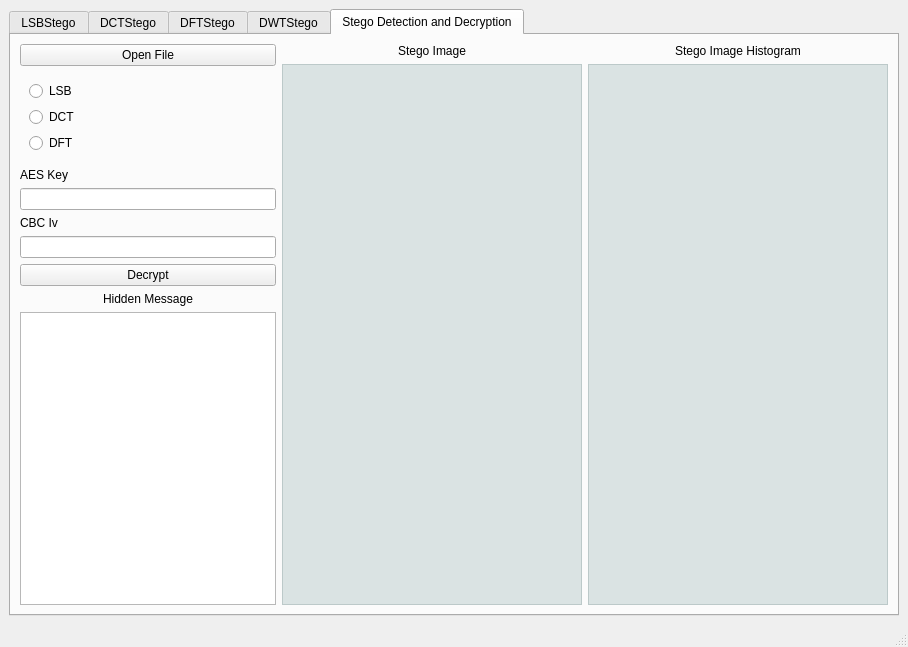
<?xml version="1.0" encoding="UTF-8"?>
<ui version="4.0">
 <class>SteganographyProject</class>
 <widget class="QMainWindow" name="SteganographyProject">
  <property name="geometry">
   <rect>
    <x>0</x>
    <y>0</y>
    <width>908</width>
    <height>647</height>
   </rect>
  </property>
  <property name="windowTitle">
   <string>SteganographyProject</string>
  </property>
  <widget class="QWidget" name="centralwidget">
   <layout class="QHBoxLayout" name="horizontalLayout_2">
    <item>
     <widget class="QTabWidget" name="tabWidget">
      <property name="currentIndex">
       <number>4</number>
      </property>
      <widget class="QWidget" name="tab">
       <attribute name="title">
        <string>LSBStego</string>
       </attribute>
       <layout class="QHBoxLayout" name="horizontalLayout">
        <item>
         <layout class="QVBoxLayout" name="verticalLayout">
          <item>
           <widget class="QPushButton" name="btnLSBStegoOpen">
            <property name="text">
             <string>Open File</string>
            </property>
           </widget>
          </item>
          <item>
           <widget class="QWidget" name="widget_2" native="true">
            <property name="sizePolicy">
             <sizepolicy hsizetype="Fixed" vsizetype="Expanding">
              <horstretch>0</horstretch>
              <verstretch>0</verstretch>
             </sizepolicy>
            </property>
            <layout class="QVBoxLayout" name="verticalLayout_2">
             <item>
              <widget class="QLabel" name="lblLSBMessage">
               <property name="enabled">
                <bool>false</bool>
               </property>
               <property name="sizePolicy">
                <sizepolicy hsizetype="Minimum" vsizetype="Fixed">
                 <horstretch>0</horstretch>
                 <verstretch>0</verstretch>
                </sizepolicy>
               </property>
               <property name="text">
                <string>Hidden Message</string>
               </property>
               <property name="alignment">
                <set>Qt::AlignCenter</set>
               </property>
              </widget>
             </item>
             <item>
              <widget class="QPlainTextEdit" name="pteLSB">
               <property name="enabled">
                <bool>false</bool>
               </property>
               <property name="sizePolicy">
                <sizepolicy hsizetype="Fixed" vsizetype="Expanding">
                 <horstretch>0</horstretch>
                 <verstretch>0</verstretch>
                </sizepolicy>
               </property>
              </widget>
             </item>
            </layout>
           </widget>
          </item>
          <item>
           <widget class="QLabel" name="lblLSBKey">
            <property name="enabled">
             <bool>false</bool>
            </property>
            <property name="text">
             <string>AES Key</string>
            </property>
           </widget>
          </item>
          <item>
           <widget class="QLineEdit" name="ldtLSBKey">
            <property name="enabled">
             <bool>false</bool>
            </property>
            <property name="sizePolicy">
             <sizepolicy hsizetype="Preferred" vsizetype="Maximum">
              <horstretch>0</horstretch>
              <verstretch>0</verstretch>
             </sizepolicy>
            </property>
            <property name="maxLength">
             <number>16</number>
            </property>
           </widget>
          </item>
          <item>
           <widget class="QLabel" name="lblLSBIV">
            <property name="enabled">
             <bool>false</bool>
            </property>
            <property name="text">
             <string>CBC Iv</string>
            </property>
           </widget>
          </item>
          <item>
           <widget class="QLineEdit" name="ldtLSBIV">
            <property name="enabled">
             <bool>false</bool>
            </property>
            <property name="sizePolicy">
             <sizepolicy hsizetype="Preferred" vsizetype="Fixed">
              <horstretch>0</horstretch>
              <verstretch>0</verstretch>
             </sizepolicy>
            </property>
            <property name="maxLength">
             <number>16</number>
            </property>
           </widget>
          </item>
          <item>
           <widget class="QLabel" name="lblLSBHexLength">
            <property name="enabled">
             <bool>false</bool>
            </property>
            <property name="text">
             <string>HexLength:</string>
            </property>
           </widget>
          </item>
          <item>
           <widget class="QPushButton" name="btnLSBStegoExecute">
            <property name="enabled">
             <bool>false</bool>
            </property>
            <property name="text">
             <string>LSB Stego</string>
            </property>
           </widget>
          </item>
          <item>
           <widget class="QPushButton" name="btnLSBStegoExport">
            <property name="enabled">
             <bool>false</bool>
            </property>
            <property name="text">
             <string>Export Stego Image</string>
            </property>
           </widget>
          </item>
         </layout>
        </item>
        <item>
         <layout class="QGridLayout" name="gridLayout">
          <item row="5" column="1">
           <widget class="QLabel" name="label_5">
            <property name="sizePolicy">
             <sizepolicy hsizetype="Preferred" vsizetype="Fixed">
              <horstretch>0</horstretch>
              <verstretch>0</verstretch>
             </sizepolicy>
            </property>
            <property name="text">
             <string>LSB of Stego Image</string>
            </property>
            <property name="alignment">
             <set>Qt::AlignCenter</set>
            </property>
           </widget>
          </item>
          <item row="6" column="1">
           <widget class="QGraphicsView" name="grvStegoLSB0">
            <property name="sizePolicy">
             <sizepolicy hsizetype="Expanding" vsizetype="Expanding">
              <horstretch>0</horstretch>
              <verstretch>0</verstretch>
             </sizepolicy>
            </property>
            <property name="styleSheet">
             <string notr="true">background-color: rgba(83, 125, 125, 50);</string>
            </property>
            <property name="verticalScrollBarPolicy">
             <enum>Qt::ScrollBarAlwaysOff</enum>
            </property>
            <property name="horizontalScrollBarPolicy">
             <enum>Qt::ScrollBarAlwaysOff</enum>
            </property>
            <property name="sizeAdjustPolicy">
             <enum>QAbstractScrollArea::AdjustToContents</enum>
            </property>
           </widget>
          </item>
          <item row="2" column="0">
           <widget class="QGraphicsView" name="grvLSBOri">
            <property name="sizePolicy">
             <sizepolicy hsizetype="Expanding" vsizetype="Expanding">
              <horstretch>0</horstretch>
              <verstretch>0</verstretch>
             </sizepolicy>
            </property>
            <property name="styleSheet">
             <string notr="true">background-color: rgba(83, 125, 125, 50);</string>
            </property>
            <property name="verticalScrollBarPolicy">
             <enum>Qt::ScrollBarAlwaysOff</enum>
            </property>
            <property name="horizontalScrollBarPolicy">
             <enum>Qt::ScrollBarAlwaysOff</enum>
            </property>
            <property name="sizeAdjustPolicy">
             <enum>QAbstractScrollArea::AdjustToContents</enum>
            </property>
           </widget>
          </item>
          <item row="2" column="1">
           <widget class="QGraphicsView" name="grvOriLSB0">
            <property name="sizePolicy">
             <sizepolicy hsizetype="Expanding" vsizetype="Expanding">
              <horstretch>0</horstretch>
              <verstretch>0</verstretch>
             </sizepolicy>
            </property>
            <property name="styleSheet">
             <string notr="true">background-color: rgba(83, 125, 125, 50);</string>
            </property>
            <property name="verticalScrollBarPolicy">
             <enum>Qt::ScrollBarAlwaysOff</enum>
            </property>
            <property name="horizontalScrollBarPolicy">
             <enum>Qt::ScrollBarAlwaysOff</enum>
            </property>
            <property name="sizeAdjustPolicy">
             <enum>QAbstractScrollArea::AdjustToContents</enum>
            </property>
           </widget>
          </item>
          <item row="1" column="0">
           <widget class="QLabel" name="label_3">
            <property name="sizePolicy">
             <sizepolicy hsizetype="Preferred" vsizetype="Fixed">
              <horstretch>0</horstretch>
              <verstretch>0</verstretch>
             </sizepolicy>
            </property>
            <property name="text">
             <string>Original Image</string>
            </property>
            <property name="alignment">
             <set>Qt::AlignCenter</set>
            </property>
           </widget>
          </item>
          <item row="6" column="0">
           <widget class="QGraphicsView" name="grvLSBStego">
            <property name="sizePolicy">
             <sizepolicy hsizetype="Expanding" vsizetype="Expanding">
              <horstretch>0</horstretch>
              <verstretch>0</verstretch>
             </sizepolicy>
            </property>
            <property name="styleSheet">
             <string notr="true">background-color: rgba(83, 125, 125, 50);</string>
            </property>
            <property name="verticalScrollBarPolicy">
             <enum>Qt::ScrollBarAlwaysOff</enum>
            </property>
            <property name="horizontalScrollBarPolicy">
             <enum>Qt::ScrollBarAlwaysOff</enum>
            </property>
            <property name="sizeAdjustPolicy">
             <enum>QAbstractScrollArea::AdjustToContents</enum>
            </property>
           </widget>
          </item>
          <item row="5" column="0">
           <widget class="QLabel" name="label_4">
            <property name="sizePolicy">
             <sizepolicy hsizetype="Preferred" vsizetype="Fixed">
              <horstretch>0</horstretch>
              <verstretch>0</verstretch>
             </sizepolicy>
            </property>
            <property name="text">
             <string>Stego Image</string>
            </property>
            <property name="alignment">
             <set>Qt::AlignCenter</set>
            </property>
           </widget>
          </item>
          <item row="1" column="1">
           <widget class="QLabel" name="label_6">
            <property name="sizePolicy">
             <sizepolicy hsizetype="Preferred" vsizetype="Fixed">
              <horstretch>0</horstretch>
              <verstretch>0</verstretch>
             </sizepolicy>
            </property>
            <property name="text">
             <string>LSB of Original Image</string>
            </property>
            <property name="alignment">
             <set>Qt::AlignCenter</set>
            </property>
           </widget>
          </item>
         </layout>
        </item>
       </layout>
      </widget>
      <widget class="QWidget" name="tab_2">
       <attribute name="title">
        <string>DCTStego</string>
       </attribute>
       <layout class="QHBoxLayout" name="horizontalLayout_3">
        <item>
         <layout class="QVBoxLayout" name="verticalLayout_4">
          <item>
           <widget class="QPushButton" name="btnDCTStegoOpen">
            <property name="text">
             <string>Open File</string>
            </property>
           </widget>
          </item>
          <item>
           <widget class="QWidget" name="widget_3" native="true">
            <property name="sizePolicy">
             <sizepolicy hsizetype="Fixed" vsizetype="Expanding">
              <horstretch>0</horstretch>
              <verstretch>0</verstretch>
             </sizepolicy>
            </property>
            <layout class="QVBoxLayout" name="verticalLayout_3">
             <item>
              <widget class="QLabel" name="lblDCTMessage">
               <property name="enabled">
                <bool>false</bool>
               </property>
               <property name="sizePolicy">
                <sizepolicy hsizetype="Minimum" vsizetype="Fixed">
                 <horstretch>0</horstretch>
                 <verstretch>0</verstretch>
                </sizepolicy>
               </property>
               <property name="text">
                <string>Hidden Message</string>
               </property>
               <property name="alignment">
                <set>Qt::AlignCenter</set>
               </property>
              </widget>
             </item>
             <item>
              <widget class="QPlainTextEdit" name="pteDCT">
               <property name="enabled">
                <bool>false</bool>
               </property>
               <property name="sizePolicy">
                <sizepolicy hsizetype="Fixed" vsizetype="Expanding">
                 <horstretch>0</horstretch>
                 <verstretch>0</verstretch>
                </sizepolicy>
               </property>
              </widget>
             </item>
            </layout>
           </widget>
          </item>
          <item>
           <widget class="QLabel" name="lblDCTKey">
            <property name="enabled">
             <bool>false</bool>
            </property>
            <property name="text">
             <string>AES Key</string>
            </property>
           </widget>
          </item>
          <item>
           <widget class="QLineEdit" name="ldtDCTKey">
            <property name="enabled">
             <bool>false</bool>
            </property>
            <property name="sizePolicy">
             <sizepolicy hsizetype="Preferred" vsizetype="Maximum">
              <horstretch>0</horstretch>
              <verstretch>0</verstretch>
             </sizepolicy>
            </property>
            <property name="maxLength">
             <number>16</number>
            </property>
           </widget>
          </item>
          <item>
           <widget class="QLabel" name="lblDCTIV">
            <property name="enabled">
             <bool>false</bool>
            </property>
            <property name="text">
             <string>CBC Iv</string>
            </property>
           </widget>
          </item>
          <item>
           <widget class="QLineEdit" name="ldtDCTIV">
            <property name="enabled">
             <bool>false</bool>
            </property>
            <property name="sizePolicy">
             <sizepolicy hsizetype="Preferred" vsizetype="Fixed">
              <horstretch>0</horstretch>
              <verstretch>0</verstretch>
             </sizepolicy>
            </property>
            <property name="maxLength">
             <number>16</number>
            </property>
           </widget>
          </item>
          <item>
           <widget class="QLabel" name="lblDCTHexLength">
            <property name="enabled">
             <bool>false</bool>
            </property>
            <property name="text">
             <string>HexLength:</string>
            </property>
           </widget>
          </item>
          <item>
           <widget class="QPushButton" name="btnDCTStegoExecute">
            <property name="enabled">
             <bool>false</bool>
            </property>
            <property name="text">
             <string>DCT Stego</string>
            </property>
           </widget>
          </item>
          <item>
           <widget class="QPushButton" name="btnDCTStegoExport">
            <property name="enabled">
             <bool>false</bool>
            </property>
            <property name="text">
             <string>Export Stego Image</string>
            </property>
           </widget>
          </item>
         </layout>
        </item>
        <item>
         <layout class="QGridLayout" name="gridLayout_2">
          <item row="0" column="1">
           <widget class="QLabel" name="label_17">
            <property name="text">
             <string>TextLabel</string>
            </property>
            <property name="alignment">
             <set>Qt::AlignCenter</set>
            </property>
           </widget>
          </item>
          <item row="2" column="0">
           <widget class="QLabel" name="label_15">
            <property name="text">
             <string>Stego Image</string>
            </property>
            <property name="alignment">
             <set>Qt::AlignCenter</set>
            </property>
           </widget>
          </item>
          <item row="3" column="0">
           <widget class="QGraphicsView" name="grvDCTStego">
            <property name="sizePolicy">
             <sizepolicy hsizetype="Expanding" vsizetype="Expanding">
              <horstretch>0</horstretch>
              <verstretch>0</verstretch>
             </sizepolicy>
            </property>
            <property name="styleSheet">
             <string notr="true">background-color: rgba(83, 125, 125, 50);</string>
            </property>
            <property name="verticalScrollBarPolicy">
             <enum>Qt::ScrollBarAlwaysOff</enum>
            </property>
            <property name="horizontalScrollBarPolicy">
             <enum>Qt::ScrollBarAlwaysOff</enum>
            </property>
            <property name="sizeAdjustPolicy">
             <enum>QAbstractScrollArea::AdjustToContents</enum>
            </property>
           </widget>
          </item>
          <item row="2" column="1">
           <widget class="QLabel" name="label_16">
            <property name="text">
             <string>TextLabel</string>
            </property>
            <property name="alignment">
             <set>Qt::AlignCenter</set>
            </property>
           </widget>
          </item>
          <item row="1" column="1">
           <widget class="QGraphicsView" name="grvDCTOriSpect">
            <property name="sizePolicy">
             <sizepolicy hsizetype="Expanding" vsizetype="Expanding">
              <horstretch>0</horstretch>
              <verstretch>0</verstretch>
             </sizepolicy>
            </property>
            <property name="styleSheet">
             <string notr="true">background-color: rgba(83, 125, 125, 50);</string>
            </property>
            <property name="verticalScrollBarPolicy">
             <enum>Qt::ScrollBarAlwaysOff</enum>
            </property>
            <property name="horizontalScrollBarPolicy">
             <enum>Qt::ScrollBarAlwaysOff</enum>
            </property>
            <property name="sizeAdjustPolicy">
             <enum>QAbstractScrollArea::AdjustToContents</enum>
            </property>
           </widget>
          </item>
          <item row="0" column="0">
           <widget class="QLabel" name="label_14">
            <property name="text">
             <string>Original Image</string>
            </property>
            <property name="alignment">
             <set>Qt::AlignCenter</set>
            </property>
           </widget>
          </item>
          <item row="3" column="1">
           <widget class="QGraphicsView" name="grvDCTStegoSpect">
            <property name="sizePolicy">
             <sizepolicy hsizetype="Expanding" vsizetype="Expanding">
              <horstretch>0</horstretch>
              <verstretch>0</verstretch>
             </sizepolicy>
            </property>
            <property name="styleSheet">
             <string notr="true">background-color: rgba(83, 125, 125, 50);</string>
            </property>
            <property name="verticalScrollBarPolicy">
             <enum>Qt::ScrollBarAlwaysOff</enum>
            </property>
            <property name="horizontalScrollBarPolicy">
             <enum>Qt::ScrollBarAlwaysOff</enum>
            </property>
            <property name="sizeAdjustPolicy">
             <enum>QAbstractScrollArea::AdjustToContents</enum>
            </property>
           </widget>
          </item>
          <item row="1" column="0">
           <widget class="QGraphicsView" name="grvDCTOri">
            <property name="sizePolicy">
             <sizepolicy hsizetype="Expanding" vsizetype="Expanding">
              <horstretch>0</horstretch>
              <verstretch>0</verstretch>
             </sizepolicy>
            </property>
            <property name="styleSheet">
             <string notr="true">background-color: rgba(83, 125, 125, 50);</string>
            </property>
            <property name="verticalScrollBarPolicy">
             <enum>Qt::ScrollBarAlwaysOff</enum>
            </property>
            <property name="horizontalScrollBarPolicy">
             <enum>Qt::ScrollBarAlwaysOff</enum>
            </property>
            <property name="sizeAdjustPolicy">
             <enum>QAbstractScrollArea::AdjustToContents</enum>
            </property>
           </widget>
          </item>
         </layout>
        </item>
       </layout>
      </widget>
      <widget class="QWidget" name="tab_3">
       <attribute name="title">
        <string>DFTStego</string>
       </attribute>
       <widget class="QWidget" name="layoutWidget">
        <property name="geometry">
         <rect>
          <x>30</x>
          <y>20</y>
          <width>280</width>
          <height>459</height>
         </rect>
        </property>
        <layout class="QVBoxLayout" name="verticalLayout_5">
         <item>
          <widget class="QPushButton" name="btnDCTStegoOpen_2">
           <property name="text">
            <string>Open File</string>
           </property>
          </widget>
         </item>
         <item>
          <widget class="QWidget" name="widget_4" native="true">
           <property name="sizePolicy">
            <sizepolicy hsizetype="Fixed" vsizetype="Expanding">
             <horstretch>0</horstretch>
             <verstretch>0</verstretch>
            </sizepolicy>
           </property>
           <layout class="QVBoxLayout" name="verticalLayout_6">
            <item>
             <widget class="QLabel" name="lblDCTMessage_2">
              <property name="enabled">
               <bool>false</bool>
              </property>
              <property name="sizePolicy">
               <sizepolicy hsizetype="Minimum" vsizetype="Fixed">
                <horstretch>0</horstretch>
                <verstretch>0</verstretch>
               </sizepolicy>
              </property>
              <property name="text">
               <string>Hidden Message</string>
              </property>
              <property name="alignment">
               <set>Qt::AlignCenter</set>
              </property>
             </widget>
            </item>
            <item>
             <widget class="QPlainTextEdit" name="pteDCT_2">
              <property name="enabled">
               <bool>false</bool>
              </property>
              <property name="sizePolicy">
               <sizepolicy hsizetype="Fixed" vsizetype="Expanding">
                <horstretch>0</horstretch>
                <verstretch>0</verstretch>
               </sizepolicy>
              </property>
             </widget>
            </item>
           </layout>
          </widget>
         </item>
         <item>
          <widget class="QLabel" name="lblDCTKey_2">
           <property name="enabled">
            <bool>false</bool>
           </property>
           <property name="text">
            <string>TextLabel</string>
           </property>
          </widget>
         </item>
         <item>
          <widget class="QLineEdit" name="ldtDCTKey_2">
           <property name="enabled">
            <bool>false</bool>
           </property>
           <property name="sizePolicy">
            <sizepolicy hsizetype="Preferred" vsizetype="Maximum">
             <horstretch>0</horstretch>
             <verstretch>0</verstretch>
            </sizepolicy>
           </property>
           <property name="maxLength">
            <number>16</number>
           </property>
          </widget>
         </item>
         <item>
          <widget class="QLabel" name="lblDCTIV_2">
           <property name="enabled">
            <bool>false</bool>
           </property>
           <property name="text">
            <string>TextLabel</string>
           </property>
          </widget>
         </item>
         <item>
          <widget class="QLineEdit" name="ldtDCTIV_2">
           <property name="enabled">
            <bool>false</bool>
           </property>
           <property name="sizePolicy">
            <sizepolicy hsizetype="Preferred" vsizetype="Fixed">
             <horstretch>0</horstretch>
             <verstretch>0</verstretch>
            </sizepolicy>
           </property>
           <property name="maxLength">
            <number>16</number>
           </property>
          </widget>
         </item>
         <item>
          <widget class="QLabel" name="lblDCTHexLength_2">
           <property name="enabled">
            <bool>false</bool>
           </property>
           <property name="text">
            <string>HexLength:</string>
           </property>
          </widget>
         </item>
         <item>
          <widget class="QPushButton" name="btnDCTStegoExecute_2">
           <property name="enabled">
            <bool>false</bool>
           </property>
           <property name="text">
            <string>DCT Stego</string>
           </property>
          </widget>
         </item>
         <item>
          <widget class="QPushButton" name="btnDCTStegoExport_2">
           <property name="enabled">
            <bool>false</bool>
           </property>
           <property name="text">
            <string>Export Stego Image</string>
           </property>
          </widget>
         </item>
        </layout>
       </widget>
       <widget class="QWidget" name="layoutWidget_2">
        <property name="geometry">
         <rect>
          <x>342</x>
          <y>52</y>
          <width>521</width>
          <height>451</height>
         </rect>
        </property>
        <layout class="QGridLayout" name="gridLayout_3">
         <item row="0" column="1">
          <widget class="QLabel" name="label_18">
           <property name="text">
            <string>TextLabel</string>
           </property>
           <property name="alignment">
            <set>Qt::AlignCenter</set>
           </property>
          </widget>
         </item>
         <item row="2" column="0">
          <widget class="QLabel" name="label_21">
           <property name="text">
            <string>TextLabel</string>
           </property>
           <property name="alignment">
            <set>Qt::AlignCenter</set>
           </property>
          </widget>
         </item>
         <item row="3" column="0">
          <widget class="QGraphicsView" name="grvDCTStego_2">
           <property name="sizePolicy">
            <sizepolicy hsizetype="Expanding" vsizetype="Expanding">
             <horstretch>0</horstretch>
             <verstretch>0</verstretch>
            </sizepolicy>
           </property>
           <property name="styleSheet">
            <string notr="true">background-color: rgba(83, 125, 125, 50);</string>
           </property>
           <property name="verticalScrollBarPolicy">
            <enum>Qt::ScrollBarAlwaysOff</enum>
           </property>
           <property name="horizontalScrollBarPolicy">
            <enum>Qt::ScrollBarAlwaysOff</enum>
           </property>
           <property name="sizeAdjustPolicy">
            <enum>QAbstractScrollArea::AdjustToContents</enum>
           </property>
          </widget>
         </item>
         <item row="2" column="1">
          <widget class="QLabel" name="label_22">
           <property name="text">
            <string>TextLabel</string>
           </property>
           <property name="alignment">
            <set>Qt::AlignCenter</set>
           </property>
          </widget>
         </item>
         <item row="1" column="1">
          <widget class="QGraphicsView" name="grvDCTOriSpect_2">
           <property name="sizePolicy">
            <sizepolicy hsizetype="Expanding" vsizetype="Expanding">
             <horstretch>0</horstretch>
             <verstretch>0</verstretch>
            </sizepolicy>
           </property>
           <property name="styleSheet">
            <string notr="true">background-color: rgba(83, 125, 125, 50);</string>
           </property>
           <property name="verticalScrollBarPolicy">
            <enum>Qt::ScrollBarAlwaysOff</enum>
           </property>
           <property name="horizontalScrollBarPolicy">
            <enum>Qt::ScrollBarAlwaysOff</enum>
           </property>
           <property name="sizeAdjustPolicy">
            <enum>QAbstractScrollArea::AdjustToContents</enum>
           </property>
          </widget>
         </item>
         <item row="0" column="0">
          <widget class="QLabel" name="label_23">
           <property name="text">
            <string>TextLabel</string>
           </property>
           <property name="alignment">
            <set>Qt::AlignCenter</set>
           </property>
          </widget>
         </item>
         <item row="3" column="1">
          <widget class="QGraphicsView" name="grvDCTStegoSpect_2">
           <property name="sizePolicy">
            <sizepolicy hsizetype="Expanding" vsizetype="Expanding">
             <horstretch>0</horstretch>
             <verstretch>0</verstretch>
            </sizepolicy>
           </property>
           <property name="styleSheet">
            <string notr="true">background-color: rgba(83, 125, 125, 50);</string>
           </property>
           <property name="verticalScrollBarPolicy">
            <enum>Qt::ScrollBarAlwaysOff</enum>
           </property>
           <property name="horizontalScrollBarPolicy">
            <enum>Qt::ScrollBarAlwaysOff</enum>
           </property>
           <property name="sizeAdjustPolicy">
            <enum>QAbstractScrollArea::AdjustToContents</enum>
           </property>
          </widget>
         </item>
         <item row="1" column="0">
          <widget class="QGraphicsView" name="grvDCTOri_2">
           <property name="sizePolicy">
            <sizepolicy hsizetype="Expanding" vsizetype="Expanding">
             <horstretch>0</horstretch>
             <verstretch>0</verstretch>
            </sizepolicy>
           </property>
           <property name="styleSheet">
            <string notr="true">background-color: rgba(83, 125, 125, 50);</string>
           </property>
           <property name="verticalScrollBarPolicy">
            <enum>Qt::ScrollBarAlwaysOff</enum>
           </property>
           <property name="horizontalScrollBarPolicy">
            <enum>Qt::ScrollBarAlwaysOff</enum>
           </property>
           <property name="sizeAdjustPolicy">
            <enum>QAbstractScrollArea::AdjustToContents</enum>
           </property>
          </widget>
         </item>
        </layout>
       </widget>
      </widget>
      <widget class="QWidget" name="tab_5">
       <attribute name="title">
        <string>DWTStego</string>
       </attribute>
      </widget>
      <widget class="QWidget" name="tab_4">
       <attribute name="title">
        <string>Stego Detection and Decryption</string>
       </attribute>
       <layout class="QHBoxLayout" name="horizontalLayout_4">
        <item>
         <layout class="QVBoxLayout" name="verticalLayout_8">
          <item>
           <widget class="QPushButton" name="btnStegoDetectOpen">
            <property name="sizePolicy">
             <sizepolicy hsizetype="Preferred" vsizetype="Fixed">
              <horstretch>0</horstretch>
              <verstretch>0</verstretch>
             </sizepolicy>
            </property>
            <property name="text">
             <string>Open File</string>
            </property>
           </widget>
          </item>
          <item>
           <widget class="QWidget" name="widget" native="true">
            <property name="sizePolicy">
             <sizepolicy hsizetype="Preferred" vsizetype="Preferred">
              <horstretch>0</horstretch>
              <verstretch>0</verstretch>
             </sizepolicy>
            </property>
            <layout class="QVBoxLayout" name="verticalLayout_7">
             <item>
              <widget class="QRadioButton" name="rbnLSB">
               <property name="text">
                <string>LSB</string>
               </property>
              </widget>
             </item>
             <item>
              <widget class="QRadioButton" name="rbnDCT">
               <property name="text">
                <string>DCT</string>
               </property>
              </widget>
             </item>
             <item>
              <widget class="QRadioButton" name="rbnDFT">
               <property name="text">
                <string>DFT</string>
               </property>
              </widget>
             </item>
            </layout>
           </widget>
          </item>
          <item>
           <widget class="QLabel" name="label_19">
            <property name="sizePolicy">
             <sizepolicy hsizetype="Preferred" vsizetype="Preferred">
              <horstretch>0</horstretch>
              <verstretch>0</verstretch>
             </sizepolicy>
            </property>
            <property name="text">
             <string>AES Key</string>
            </property>
           </widget>
          </item>
          <item>
           <widget class="QLineEdit" name="ldtKeyDecrypt">
            <property name="sizePolicy">
             <sizepolicy hsizetype="Preferred" vsizetype="Fixed">
              <horstretch>0</horstretch>
              <verstretch>0</verstretch>
             </sizepolicy>
            </property>
            <property name="maxLength">
             <number>16</number>
            </property>
           </widget>
          </item>
          <item>
           <widget class="QLabel" name="label_20">
            <property name="sizePolicy">
             <sizepolicy hsizetype="Preferred" vsizetype="Preferred">
              <horstretch>0</horstretch>
              <verstretch>0</verstretch>
             </sizepolicy>
            </property>
            <property name="text">
             <string>CBC Iv</string>
            </property>
           </widget>
          </item>
          <item>
           <widget class="QLineEdit" name="ldtIVDecrypt">
            <property name="sizePolicy">
             <sizepolicy hsizetype="Preferred" vsizetype="Fixed">
              <horstretch>0</horstretch>
              <verstretch>0</verstretch>
             </sizepolicy>
            </property>
            <property name="maxLength">
             <number>16</number>
            </property>
           </widget>
          </item>
          <item>
           <widget class="QPushButton" name="btnStegoDecrypt">
            <property name="sizePolicy">
             <sizepolicy hsizetype="Preferred" vsizetype="Fixed">
              <horstretch>0</horstretch>
              <verstretch>0</verstretch>
             </sizepolicy>
            </property>
            <property name="text">
             <string>Decrypt</string>
            </property>
           </widget>
          </item>
          <item>
           <widget class="QLabel" name="label_2">
            <property name="text">
             <string>Hidden Message</string>
            </property>
            <property name="alignment">
             <set>Qt::AlignCenter</set>
            </property>
           </widget>
          </item>
          <item>
           <widget class="QPlainTextEdit" name="pteDecrypt">
            <property name="sizePolicy">
             <sizepolicy hsizetype="Preferred" vsizetype="Expanding">
              <horstretch>0</horstretch>
              <verstretch>0</verstretch>
             </sizepolicy>
            </property>
           </widget>
          </item>
         </layout>
        </item>
        <item>
         <layout class="QGridLayout" name="gridLayout_4">
          <item row="0" column="0">
           <widget class="QLabel" name="label">
            <property name="text">
             <string>Stego Image</string>
            </property>
            <property name="alignment">
             <set>Qt::AlignCenter</set>
            </property>
           </widget>
          </item>
          <item row="0" column="1">
           <widget class="QLabel" name="label_7">
            <property name="text">
             <string>Stego Image Histogram</string>
            </property>
            <property name="alignment">
             <set>Qt::AlignCenter</set>
            </property>
           </widget>
          </item>
          <item row="1" column="0">
           <widget class="QGraphicsView" name="grvMainStegoDetect">
            <property name="styleSheet">
             <string notr="true">background-color: rgba(83, 125, 125, 50);</string>
            </property>
            <property name="verticalScrollBarPolicy">
             <enum>Qt::ScrollBarAlwaysOff</enum>
            </property>
            <property name="horizontalScrollBarPolicy">
             <enum>Qt::ScrollBarAlwaysOff</enum>
            </property>
            <property name="sizeAdjustPolicy">
             <enum>QAbstractScrollArea::AdjustToContents</enum>
            </property>
           </widget>
          </item>
          <item row="1" column="1">
           <widget class="QGraphicsView" name="grvStegoDetectHist">
            <property name="styleSheet">
             <string notr="true">background-color: rgba(83, 125, 125, 50);</string>
            </property>
            <property name="verticalScrollBarPolicy">
             <enum>Qt::ScrollBarAlwaysOff</enum>
            </property>
            <property name="horizontalScrollBarPolicy">
             <enum>Qt::ScrollBarAlwaysOff</enum>
            </property>
            <property name="sizeAdjustPolicy">
             <enum>QAbstractScrollArea::AdjustToContents</enum>
            </property>
           </widget>
          </item>
         </layout>
        </item>
       </layout>
      </widget>
     </widget>
    </item>
   </layout>
  </widget>
  <widget class="QMenuBar" name="menubar">
   <property name="geometry">
    <rect>
     <x>0</x>
     <y>0</y>
     <width>908</width>
     <height>25</height>
    </rect>
   </property>
  </widget>
  <widget class="QStatusBar" name="statusbar"/>
  <action name="actionOpen_FIle">
   <property name="text">
    <string>Open FIle</string>
   </property>
  </action>
 </widget>
 <resources/>
 <connections/>
</ui>
